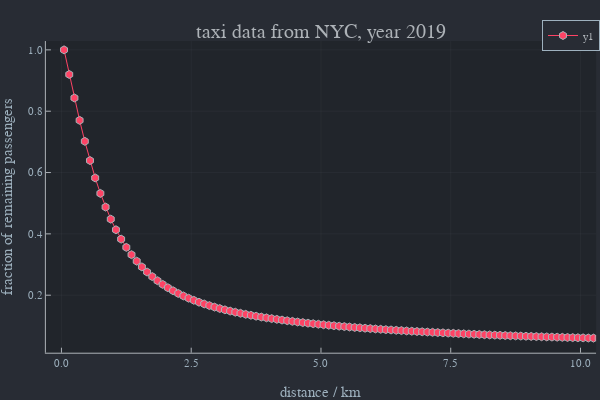

This figure's notebook cell:
### Code cell
plot(x,F,xlim=[0,10],marker=:hex,xlab="distance / km",ylab="fraction of remaining passengers",title="taxi data from NYC, year 2019")

### Figure 1 — Plotly figure (JSON) as saved in the notebook; plotly's stock layout.template omitted (floating-point values rounded to 4 significant figures; data arrays with more than 128 entries replaced by an {"elided": "..."} marker saying what was removed)
{"data": [{"colorbar": {"title": {"text": ""}}, "legendgroup": "y1", "line": {"color": "rgba(254, 67, 101, 1.000)", "dash": "solid", "shape": "linear", "width": 1}, "marker": {"color": "rgba(254, 67, 101, 1.000)", "line": {"color": "rgba(173, 178, 183, 1.000)", "width": 1}, "size": 8, "symbol": "hexagon"}, "mode": "lines+markers", "name": "y1", "showlegend": true, "type": "scatter", "x": {"elided": "500 float values"}, "xaxis": "x", "y": {"elided": "500 float values"}, "yaxis": "y", "zmax": null, "zmin": null}], "layout": {"annotations": [{"font": {"color": "rgba(173, 178, 183, 1.000)", "family": "sans-serif", "size": 20}, "rotation": 0, "showarrow": false, "text": "taxi data from NYC, year 2019", "x": 0.535, "xanchor": "center", "xref": "paper", "y": 1, "yanchor": "top", "yref": "paper"}], "height": 400, "legend": {"bgcolor": "rgba(40, 44, 52, 1.000)", "bordercolor": "rgba(158, 177, 190, 1.000)", "borderwidth": 1, "font": {"color": "rgba(173, 178, 183, 1.000)", "family": "sans-serif", "size": 11}, "title": {"font": {"color": "rgba(173, 178, 183, 1.000)", "family": "sans-serif", "size": 15}, "text": ""}, "tracegroupgap": 0, "traceorder": "normal", "x": 1, "xanchor": "auto", "y": 1, "yanchor": "auto"}, "margin": {"b": 20, "l": 0, "r": 0, "t": 20}, "paper_bgcolor": "rgba(40, 44, 52, 1.000)", "plot_bgcolor": "rgba(33, 37, 43, 1.000)", "showlegend": true, "width": 600, "xaxis": {"anchor": "y", "domain": [0.07647, 0.9934], "gridcolor": "rgba(173, 178, 183, 0.100)", "gridwidth": 0.5, "linecolor": "rgba(173, 178, 183, 1.000)", "mirror": false, "range": [-0.3, 10.3], "showgrid": true, "showline": true, "showticklabels": true, "tickangle": 0, "tickcolor": "rgb(173, 178, 183)", "tickfont": {"color": "rgba(158, 177, 190, 1.000)", "family": "sans-serif", "size": 11}, "tickmode": "array", "ticks": "inside", "ticktext": ["0.0", "2.5", "5.0", "7.5", "10.0"], "tickvals": [0, 2.5, 5, 7.5, 10], "title": {"font": {"color": "rgba(158, 177, 190, 1.000)", "family": "sans-serif", "size": 15}, "text": "distance / km"}, "type": "linear", "visible": true, "zeroline": false, "zerolinecolor": "rgba(173, 178, 183, 1.000)"}, "yaxis": {"anchor": "x", "domain": [0.07581, 0.9415], "gridcolor": "rgba(173, 178, 183, 0.100)", "gridwidth": 0.5, "linecolor": "rgba(173, 178, 183, 1.000)", "mirror": false, "range": [0.01251, 1.029], "showgrid": true, "showline": true, "showticklabels": true, "tickangle": 0, "tickcolor": "rgb(173, 178, 183)", "tickfont": {"color": "rgba(158, 177, 190, 1.000)", "family": "sans-serif", "size": 11}, "tickmode": "array", "ticks": "inside", "ticktext": ["0.2", "0.4", "0.6", "0.8", "1.0"], "tickvals": [0.2, 0.4, 0.6, 0.8, 1], "title": {"font": {"color": "rgba(158, 177, 190, 1.000)", "family": "sans-serif", "size": 15}, "text": "fraction of remaining passengers"}, "type": "linear", "visible": true, "zeroline": false, "zerolinecolor": "rgba(173, 178, 183, 1.000)"}}}
